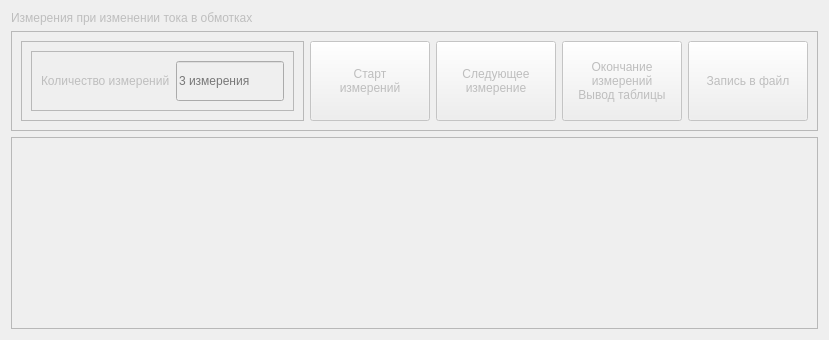
      <widget class="QWidget" name="tab_mode_3">
       <property name="enabled">
        <bool>false</bool>
       </property>
       <attribute name="title">
        <string>Режим 3</string>
       </attribute>
       <layout class="QVBoxLayout" name="verticalLayout_6">
        <item>
         <widget class="QLabel" name="lbl_Mode3Name">
          <property name="text">
           <string>Измерения при изменении тока в обмотках</string>
          </property>
         </widget>
        </item>
        <item>
         <widget class="QFrame" name="frame_3">
          <property name="maximumSize">
           <size>
            <width>16777215</width>
            <height>16777215</height>
           </size>
          </property>
          <property name="frameShape">
           <enum>QFrame::StyledPanel</enum>
          </property>
          <property name="frameShadow">
           <enum>QFrame::Raised</enum>
          </property>
          <layout class="QHBoxLayout" name="horizontalLayout_11">
           <item>
            <widget class="QFrame" name="frame_3_1">
             <property name="frameShape">
              <enum>QFrame::StyledPanel</enum>
             </property>
             <property name="frameShadow">
              <enum>QFrame::Raised</enum>
             </property>
             <layout class="QVBoxLayout" name="verticalLayout_5">
              <item>
               <widget class="QFrame" name="frame_3_1_2">
                <property name="frameShape">
                 <enum>QFrame::StyledPanel</enum>
                </property>
                <property name="frameShadow">
                 <enum>QFrame::Raised</enum>
                </property>
                <layout class="QHBoxLayout" name="horizontalLayout_10">
                 <item>
                  <widget class="QLabel" name="lbl_MeasurementsNumber_3">
                   <property name="text">
                    <string>Количество измерений</string>
                   </property>
                  </widget>
                 </item>
                 <item>
                  <widget class="QLineEdit" name="lEd_MeasurementsNumber_3">
                   <property name="sizePolicy">
                    <sizepolicy hsizetype="Expanding" vsizetype="Fixed">
                     <horstretch>0</horstretch>
                     <verstretch>0</verstretch>
                    </sizepolicy>
                   </property>
                   <property name="minimumSize">
                    <size>
                     <width>0</width>
                     <height>40</height>
                    </size>
                   </property>
                   <property name="maximumSize">
                    <size>
                     <width>200</width>
                     <height>16777215</height>
                    </size>
                   </property>
                   <property name="placeholderText">
                    <string>3 измерения</string>
                   </property>
                  </widget>
                 </item>
                </layout>
               </widget>
              </item>
             </layout>
            </widget>
           </item>
           <item>
            <widget class="QPushButton" name="pBtn_Start_3">
             <property name="minimumSize">
              <size>
               <width>120</width>
               <height>80</height>
              </size>
             </property>
             <property name="text">
              <string>Старт
измерений</string>
             </property>
            </widget>
           </item>
           <item>
            <widget class="QPushButton" name="pBtn_Next_3">
             <property name="minimumSize">
              <size>
               <width>120</width>
               <height>80</height>
              </size>
             </property>
             <property name="text">
              <string>Следующее
измерение</string>
             </property>
            </widget>
           </item>
           <item>
            <widget class="QPushButton" name="pBtn_Finish_3">
             <property name="minimumSize">
              <size>
               <width>120</width>
               <height>80</height>
              </size>
             </property>
             <property name="text">
              <string>Окончание
измерений
Вывод таблицы</string>
             </property>
            </widget>
           </item>
           <item>
            <widget class="QPushButton" name="pBtn_Save2File_3">
             <property name="minimumSize">
              <size>
               <width>120</width>
               <height>80</height>
              </size>
             </property>
             <property name="text">
              <string>Запись в файл</string>
             </property>
            </widget>
           </item>
          </layout>
         </widget>
        </item>
        <item>
         <widget class="QTableView" name="tblView_Result_3"/>
        </item>
       </layout>
      </widget>
